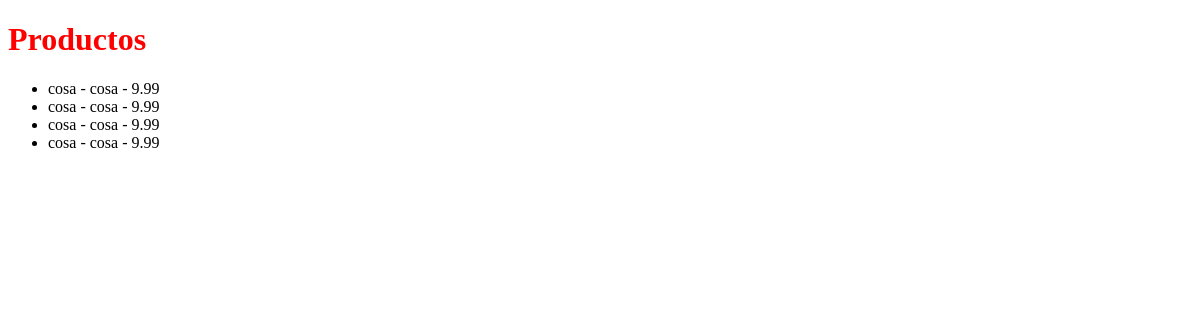
Before: /productos/ with the older database file.
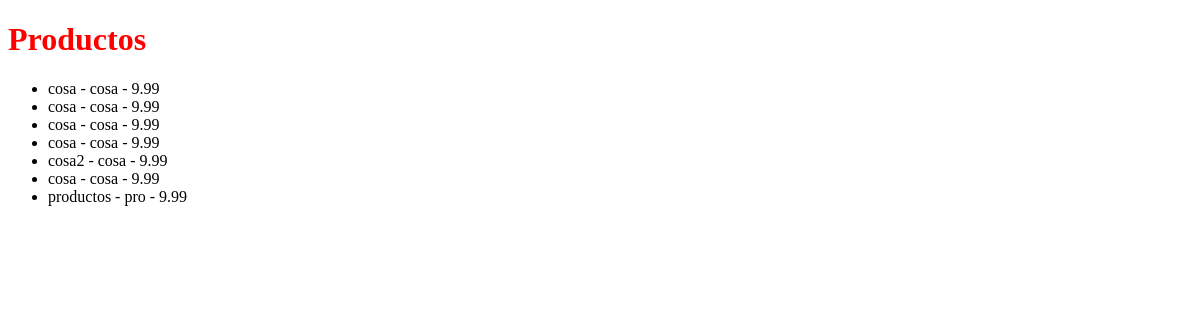
After: the same page with the newer database file.
### productos/models.py (models this page shows, shortened)
class Producto(models.Model):
	user = models.ForeignKey(settings.AUTH_USER_MODEL)
	managers = models.ManyToManyField(settings.AUTH_USER_MODEL, related_name="managers_productos", blank=True)
	titulo = models.CharField(max_length=120)
	descripcion = models.TextField(null=True)
	slug = models.SlugField(blank=True, unique=True)
	precio = models.DecimalField(max_digits=50, decimal_places=2, default=9.99) #100.00
	precio_rebajas = models.DecimalField(max_digits=50, decimal_places=2, default=6.99, blank=True, null=True) #100.00
	def __unicode__(self): #Python 3 __str__
		return self.titulo

### productos/views.py (the view)
# urls.py: url(r'^productos/$', ProductoListView.as_view(), name='producto_list_view'),
class ProductoListView(ListView):
	model = Producto
	def get_queryset(self, *args, **kwargs):
		qs = super(ProductoListView, self).get_queryset(**kwargs)
		return qs

### templates/productos/producto_list.html
{% extends "base.html" %}
{% block content %}
<h1>Productos</h1>
<ul>
{% for instance in object_list %}
    <li>{{ instance }} - {{ instance.descripcion }} - {{ instance.precio }}</li>
{% empty %}
    <li>Sin productos!</li>
{% endfor %}
</ul>
{% endblock %}

Changed rows visible on the page:
added Producto: titulo "cosa2", descripcion "cosa", precio "9.99"
added Producto: titulo "cosa", descripcion "cosa", precio "9.99"
added Producto: titulo "productos", descripcion "pro", precio "9.99"
